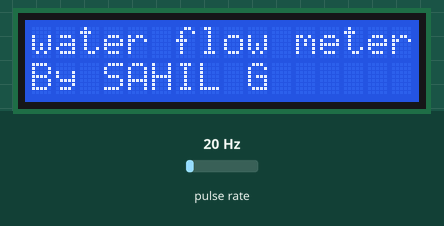
The sketch below on a simulated Arduino Uno, built with avr-gcc and run on an emulated ATmega328P. Parts: 16×2 character LCD. Wiring (inferred from the names in the program): pulse sensor: data pin 2. Inputs (shaded band) come from the test bench; at power-on: pulse rate 20 Hz. What the sketch prints to the serial monitor is not drawn.

Above: at 0.6 s.
At 5.1 s:
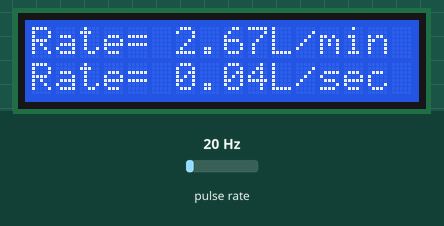
5.2 s: pulse rate (sensor on pin 2) set to 196 Hz
At 6.3 s:
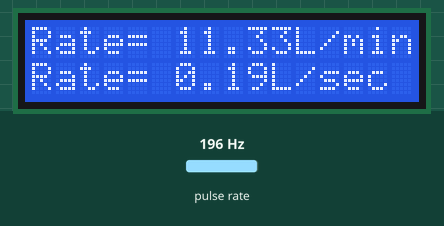
8.0 s: pulse rate (sensor on pin 2) set to 4 Hz
At 9.9 s:
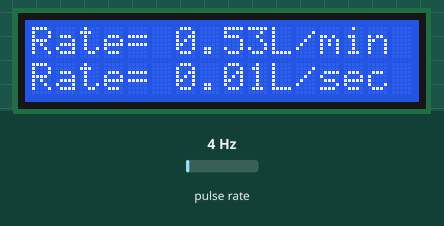
11.0 s: pulse rate (sensor on pin 2) set to 50 Hz
At 13.4 s:
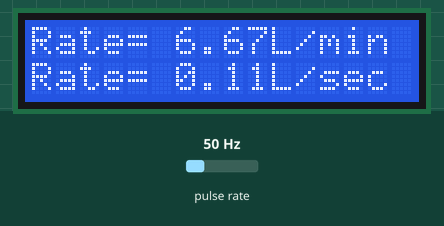
Timing chart, 0 to 14.9 s (numbered marks = the images above; inputs shaded):
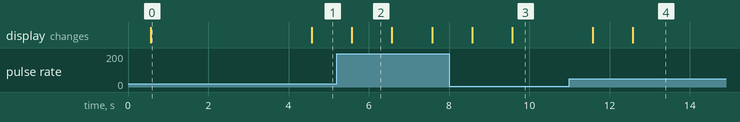

The sketch:

sketch_mar10a.ino
```cpp
#include <LiquidCrystal.h>
int rsPin = 6;
int enPin = 7;
int d4Pin = 8;
int d5Pin = 9;
int d6Pin = 10;
int d7Pin = 11;
LiquidCrystal myLcd(rsPin,enPin,d4Pin,d5Pin,d6Pin,d7Pin);

//Basically it is sahil's project here we get introduced to the concept of the interupt

float volume = 0.0;
float flow_Rate_m;
float flow_Rate_s;


// It is called frequency because every time fan takes one rotation one pulse is passed
//and the below variable is incrimented and since we are doing the calculation for every one second it is
//called as the frequency you will get to know about it in next lines of the code

volatile int flow_Frequency;
int sensor_Pin = 2;
unsigned long int current_Time;
unsigned long int taime_Came;

//this func take place with highest priority in arduino when the interupt pulse is received
//irrespective of what microcontroller is doing

void intrpt_fun(){
  flow_Frequency = flow_Frequency + 1;
}

void setup() {
  pinMode(sensor_Pin,INPUT);
  Serial.begin(9600);
  myLcd.begin(16,2);
  myLcd.clear();
  myLcd.setCursor(0,0);
  myLcd.print("water flow meter");
  delay(500);
  myLcd.setCursor(0,1);
  myLcd.print("By SAHIL G");
  delay(3000);


  // the below line of the code add an interupt list and we will also pass the triggering thing
  //for this interupt to happen and what function should run when this interupt activates
  //this interupt list are given the highest priority and this gets activated and call their func
  //irrespective of whatever going on

  attachInterrupt(digitalPinToInterrupt(sensor_Pin),intrpt_fun,RISING);
  current_Time = millis();
  taime_Came = current_Time;
}


void loop() {
  current_Time = millis();
  if(current_Time >= (taime_Came + 1000)){
    taime_Came = current_Time;
    if(flow_Frequency != 0){

      //this is formula derived by hall effect sensor given in data sheet of the sensor
      //pulse freq = 7.5*(flow_rate in L/min)

      flow_Rate_m = (flow_Frequency/7.5);
      flow_Rate_s = (flow_Rate_m/60);
      volume = (volume + flow_Rate_s);

      Serial.print("Rate= ");
      Serial.print(flow_Rate_m);
      Serial.print("L/min");

      myLcd.clear();
      myLcd.setCursor(0,0);
      myLcd.print("Rate= ");
      myLcd.print(flow_Rate_m);
      myLcd.print("L/min");
      myLcd.setCursor(0,1);
      myLcd.print("Rate= ");
      myLcd.print(flow_Rate_s);
      myLcd.print("L/sec");


      flow_Frequency = 0;
    }

    else{
      Serial.println("please pass the water");

      delay(1000);
      myLcd.clear();
      myLcd.setCursor(0,0);
      myLcd.print("vol flown= ");
      myLcd.print(volume);
      myLcd.print("L");
      myLcd.setCursor(0,1);
      myLcd.println("pass the water");

    }
  }
}
```

Measured:
- after the input at 5.2 s, the display: changes after 0.38 s (image 2)
- after the input at 8.0 s, the display: first changes after 0.58 s (image 3 shows a later state)
- after the input at 11.0 s, the display: first changes after 0.57 s (image 4 shows a later state)
- what the display in image 0 shows lasts 4.0 s, from 0.6 s to 4.6 s
- what the display in image 2 shows lasts 1.0 s, from 5.6 s to 6.6 s
